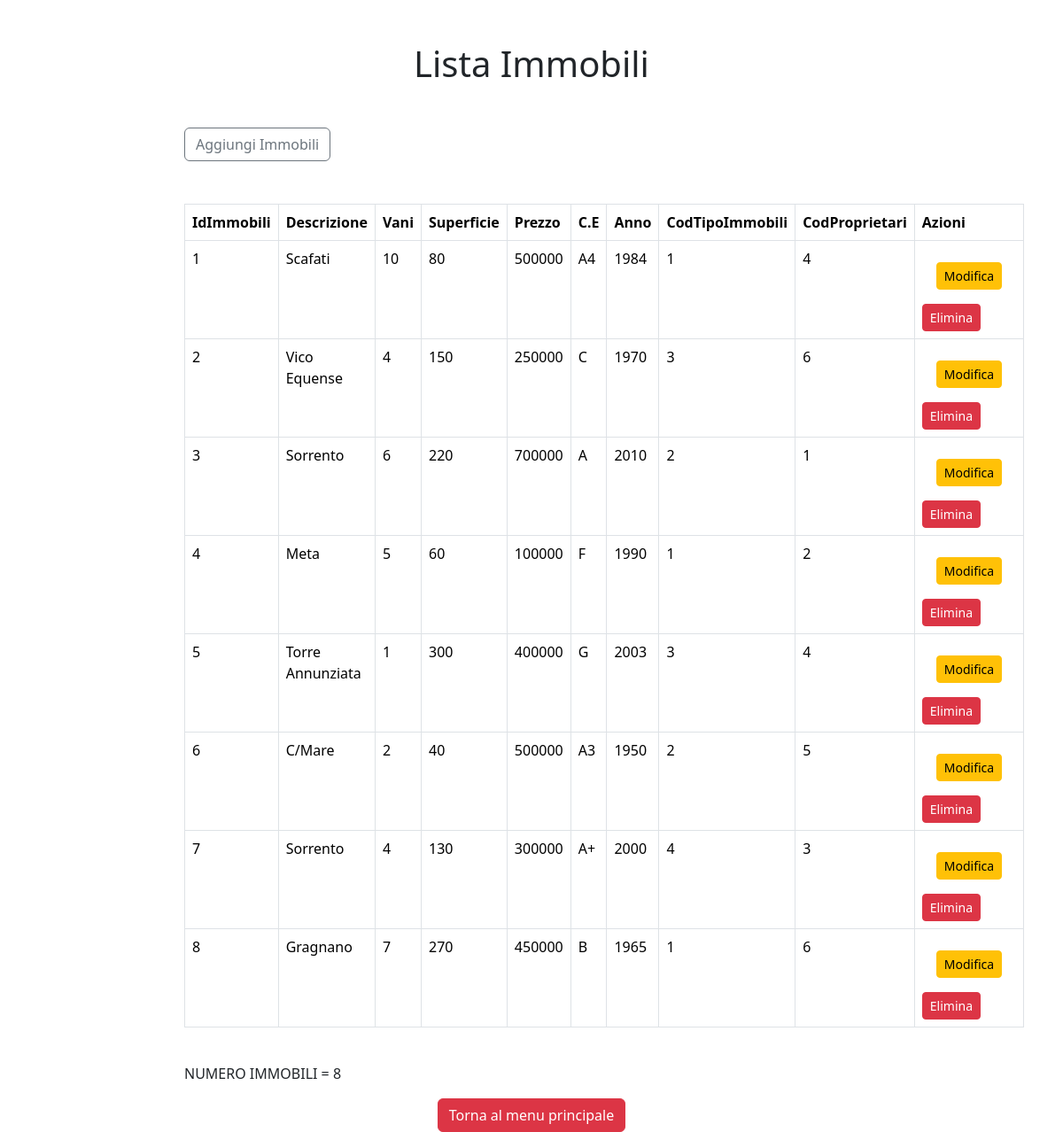
Page /view/immobili/lista_immobili.php on the committed database.
### tables this page shows
CREATE TABLE `immobili` (
  `IdImmobili` int(4) NOT NULL,
  `descrizione` varchar(30) NOT NULL,
  `vani` int(4) NOT NULL,
  `superficie` int(3) NOT NULL,
  `prezzo` int(10) NOT NULL,
  `CE` varchar(4) NOT NULL,
  `anno` int(5) NOT NULL,
  `CodTipoImmobili` int(4) NOT NULL,
  `CodProprietari` int(4) NOT NULL
);

### View/Immobili/lista_immobili.php (the view, shortened to what this page needs)
<?php
	include_once "../../model/database/config.php";
	$query = "SELECT * FROM Immobili";
				$risu = $con->query($query) or die ("Query fallita!");
?>
<!doctype html>
<html lang="it">
  <head>
	<link rel="stylesheet" href="../../src/css/bootstrap.min.css">
  </head>
	<body>
        <div class="container-fluid">
		<div class="col-12  col-md-10 col-lg-8 col-xl-8 col-xxl-7 mt-5 mx-auto ">
			<h1 class="text-center mb-5"> Lista Immobili </h1>
			<a href="../../view/immobili/ins_immobile.php"><button type="button"  class="btn btn-outline-secondary mb-5">Aggiungi Immobili</button></a>
			<table class="table table-bordered table-hover ">
			<thead>
				<tr>
					<th scope="col">IdImmobili</th>
					<th scope="col">Descrizione</th>
					<th scope="col">Vani</th>
					<th scope ="col">Superficie </th>
					<th scope ="col"> Prezzo </th>
                    <th scope ="col"> C.E </th>
                    <th scope ="col"> Anno </th>
                    <th scope ="col"> CodTipoImmobili </th>
                    <th scope ="col"> CodProprietari </th>
                    <th scope ="col"> Azioni </th>
				</tr>
			</thead>
				<?php
					if ($risu->num_rows >0){
					while ($riga = $risu -> fetch_assoc()) {
				?>
						<td><?php echo $riga['IdImmobili'];?></td>
						<td><?php echo $riga['descrizione'];?></td>
						<td><?php echo $riga['vani'];?></td>
                        <td><?php echo $riga['superficie'];?></td>
                        <td><?php echo $riga['prezzo'];?></td>
                        <td><?php echo $riga['CE'];?></td>
                        <td><?php echo $riga['anno'];?></td>
                        <td><?php echo $riga['CodTipoImmobili'];?></td>
                        <td><?php echo $riga['CodProprietari'];?></td>
						<td><a class="btn btn-warning btn-sm m-3 " href="../../view/immobili/mod_immobili_form.php?id=<?php echo $riga['IdImmobili'];?>">Modifica</a><a class="btn btn-danger btn-sm " href="../../controller/immobili/canc_immobili.php?id=<?php echo $riga	['IdImmobili']; ?>">Elimina</a></td>
					<?php
					}
					}
					?>
    					<?php
						echo "
							</table><br/>
							NUMERO IMMOBILI = {$risu->num_rows}"
						?>
		</div>
		<div class="text-center">
		<a class="btn btn-danger btn-md mt-3 " href="../../index.php">Torna al menu principale</a>
                </div>
				</div>
	</body>
</html>

### rows in the picture
immobili: IdImmobili "1", descrizione "Scafati", vani "10", superficie "80", prezzo "500000", CE "A4", anno "1984", CodTipoImmobili "1", CodProprietari "4"
immobili: IdImmobili "2", descrizione "Vico Equense", vani "4", superficie "150", prezzo "250000", CE "C", anno "1970", CodTipoImmobili "3", CodProprietari "6"
immobili: IdImmobili "3", descrizione "Sorrento", vani "6", superficie "220", prezzo "700000", CE "A", anno "2010", CodTipoImmobili "2", CodProprietari "1"
immobili: IdImmobili "4", descrizione "Meta", vani "5", superficie "60", prezzo "100000", CE "F", anno "1990", CodTipoImmobili "1", CodProprietari "2"
immobili: IdImmobili "5", descrizione "Torre Annunziata", vani "1", superficie "300", prezzo "400000", CE "G", anno "2003", CodTipoImmobili "3", CodProprietari "4"
immobili: IdImmobili "6", descrizione "C/Mare", vani "2", superficie "40", prezzo "500000", CE "A3", anno "1950", CodTipoImmobili "2", CodProprietari "5"
immobili: IdImmobili "7", descrizione "Sorrento", vani "4", superficie "130", prezzo "300000", CE "A+", anno "2000", CodTipoImmobili "4", CodProprietari "3"
immobili: IdImmobili "8", descrizione "Gragnano", vani "7", superficie "270", prezzo "450000", CE "B", anno "1965", CodTipoImmobili "1", CodProprietari "6"
